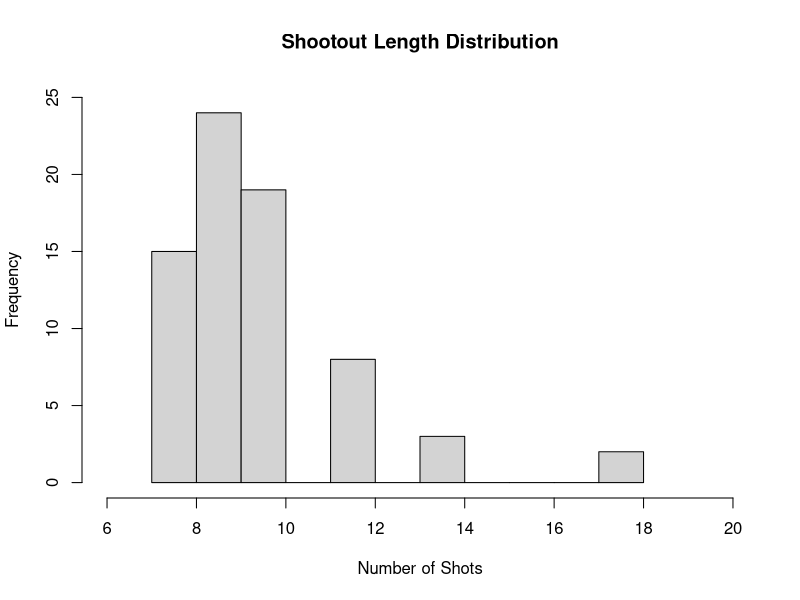

Write the R code that produced this figure. (Note: this script raises an error after producing the figure.)
library (caret)

#set WD
setwd("/Users/flo/Documents/CKME999/Capstone/CKME136 - Data Analytics Capstone/Data/PKs and PSs - FIFA WC EU UEFA CL/")


#import 3 tables in CSV format
rawShootOuts <- read.csv ("intlShootOuts.csv", stringsAsFactors=F)
rawKicks <- read.csv ("intlKicks.csv")
eplPK <- read.csv ("eplPK.csv")


#create table of Penantly Shootout Lengths
psLen <- rawShootOuts[,c(3, 7, 8, 11, 12),]
psLen$Total<-psLen$WinTaken+psLen$LoTaken

#inspect data
str(rawShootOuts)
str(rawKicks)
str(eplPK)

summary(psLen$Total)
hist(psLen$Total, main = "Shootout Length Distribution", xlab = "Number of Shots", xlim = range(6:20), ylim = range(0:25))
#Minimum shootout length is 7
#Maximum shootout length is 18
#Mean shootout length is just under 10 (9.775)

#Add conversion rate column to EPL PK data frame
eplPK$Rate <- eplPK$Scored / eplPK$Total

summary (eplPK$Rate)
summary (eplPK$Total)
#Lowest conversion rate for an EPL season was 70%
#Highest conversion rate for an EPL season was 97.56%
#Mean conversion rate for an EPL season 84.61%

#create data frames for each Major International Event - World Cup (WC), Euro (EU), Copa America (CA)
wcShootOuts <- rawShootOuts[rawShootOuts$Event == "WC", c("ID", "WinScored","LoScored","WinTaken","LoTaken")]
wcShootOuts$Rate <- (wcShootOuts$WinScored+wcShootOuts$LoScored)/(wcShootOuts$WinTaken+wcShootOuts$LoTaken)


euShootOuts <- rawShootOuts[rawShootOuts$Event == "EU", c("ID", "WinScored","LoScored","WinTaken","LoTaken")]
euShootOuts$Rate <- (euShootOuts$WinScored+euShootOuts$LoScored)/(euShootOuts$WinTaken+euShootOuts$LoTaken)


caShootOuts <- rawShootOuts[rawShootOuts$Event == "CA", c("ID", "WinScored","LoScored","WinTaken","LoTaken")]
caShootOuts$Rate <- (caShootOuts$WinScored+caShootOuts$LoScored)/(caShootOuts$WinTaken+caShootOuts$LoTaken)



#variance and means

wcMeanRate <- mean(wcShootOuts$Rate)
wcCumRate <- sum(wcShootOuts$WinScored+wcShootOuts$LoScored)/sum(wcShootOuts$WinTaken+wcShootOuts$LoTaken)
varWCRate <- var(wcShootOuts$Rate)
#mean rate > mean of shootout average conversion rates
#cum rate > this is the average conversion rate of all individual kicks (across all shootouts for the respective event)
#mean rate is an average of averages - the average for a shootout is taken, and mean rate is the average of the averate rates



euMeanRate <- mean(euShootOuts$Rate)
euCumRate <- sum(euShootOuts$WinScored+euShootOuts$LoScored)/sum(euShootOuts$WinTaken+euShootOuts$LoTaken)
varEURate <- var(euShootOuts$Rate)


caMeanRate <- mean(caShootOuts$Rate)
caCumRate <- sum(caShootOuts$WinScored+caShootOuts$LoScored)/sum(caShootOuts$WinTaken+caShootOuts$LoTaken)
varCARate <- var(caShootOuts$Rate)



eplMeanRate <- mean (eplPK$Rate)
eplCumRate <- sum(eplPK$Scored.)/sum(eplPK$Total)
varEPLRate <- var (eplPK$Rate)
  
  
#boxplots
#side by side comparison of World Cup Shootouts, European Championship Shootouts, Copa America Shootouts and EPL Penalty kicks
boxplot (wcShootOuts$Rate, euShootOuts$Rate, caShootOuts$Rate, eplPK$Rate,
         main = "Comparison of Conversion Rates across Events and Seasons",
         names = c("World Cup", "Euro", "Copa America", "EPL"),
         col = c("blue", "green", "red", "white"),
         border = "black",
         ylab = "Conversion Rate",
         varwidth = TRUE
         )

#OUTLIER
#In the Copa America set of shootouts there apperas to be one outlier.

caShootOuts$ID [which.min(caShootOuts$Rate)]
caShootOuts[caShootOuts$ID=='CA17',]


allShootOuts <- rawShootOuts[!rawShootOuts$ID == 'CA17',]
caShootOuts <- caShootOuts [!caShootOuts$ID == 'CA17',]

#remove CA17 kicks for data consistency
allKicks <- rawKicks [!rawKicks$ID == 'CA17',]

#save old CA mean and var for reference
caMeanRateOld <- caMeanRate
caCumRateOld <- caCumRate
varCARateOld <- varCARate

#new CA mean and var
caMeanRate <- mean(caShootOuts$Rate)
caCumRate <- sum(caShootOuts$WinScored+caShootOuts$LoScored)/sum(caShootOuts$WinTaken+caShootOuts$LoTaken)
varCARate <- var(caShootOuts$Rate)


#Add a Rate column to rawShootOuts
allShootOuts$Rate <- (allShootOuts$WinScored+allShootOuts$LoScored)/(allShootOuts$WinTaken+allShootOuts$LoTaken)

#all INTL mean and var
allMeanRate <- mean(allShootOuts$Rate)
allCumRate <- sum(allShootOuts$WinScored+allShootOuts$LoScored)/sum(allShootOuts$WinTaken+allShootOuts$LoTaken)
varAllRate <- var(allShootOuts$Rate)

#variances of Rates (Rate column):
# WC        0.02139835
# EU        0.01977132
# CA        0.01274551
# ALL INTL  0.019696
# EPL       0.0068859

#The EPL season conversion rates show a much smaller variance that the shootout conversion rates across all interionall shootouts.
# 0.006886 vs 0.019696

#wilcoxon sum rank test (non-parametric) since non-normal distrubtions
#95% // p < 0.05 will be considered statistically signifcant
#null hypothesis is that the medians are the same

#WC shootout conversion rates versus EPL season conversion rates
wilcox.test(wcShootOuts$Rate, eplPK$Rate)
## >p-value of 0.0000362 // The medians are significantly different; we reject the null hypothesis.

#EU shootout conversion rates versus EPL season conversion rates
wilcox.test(euShootOuts$Rate, eplPK$Rate)
## >p-value of 0.1234 // The medians are not significantly different; we fail to reject the null hypothesis.

#CA shootout conversion rates versus EPL season conversion rates
wilcox.test(caShootOuts$Rate, eplPK$Rate)
## >p-value of 0.05663 // The medians are not significantly different; fail to reject the null hypothesis.

#boxplots
#compare all 3 major international event shootouts to EPL penalty kicks

boxplot (allShootOuts$Rate, eplPK$Rate,
         main = "Conversion Rates - Major International Events vs EPL",
         names = c("All International", "EPL"),
         col = c("dark gray", "white"),
         border = "black",
         ylab = "Conversion Rate",
         varwidth = TRUE
)



#All INTL shootout conversion rates versus EPL season conversion rates
wilcox.test(allShootOuts$Rate, eplPK$Rate)
## >p-value of 0.000739 // The medians are significantly different; we reject the null hypothesis.



sum (eplPK$Total)/sum(c(allShootOuts$WinTaken, allShootOuts$LoTaken))
#In terms of total kicks, ther are almost 3 times as many kicks in the EPL penalty kicks data frame than the international shootouts data frame
#The boxplot for the EPL rates has a tighter range and a higher mean conversion rate



#density plot of conversion rates across all major international penalty shootouts compared to EPL season rates

plot (density(allShootOuts$Rate, cut= 0.3, to=1.0), main = "Penalty Shootout Conversion Rates", xlab = "Conversion Rate", ylim = c(0,5))
lines(density(eplPK$Rate), col = 'red')
legend ("topright", legend = c ("EPL", "International"), col = c("red", "black"), pch = 15)
#this plot is only for reference



#conversion rate across all kicks in penalty shootouts
sum(allKicks$Success) / nrow(allKicks)
#Conversion rate across all kicks in the 70 penalty shootouts is 75.54585%


#mean conversion rate for first 10 positions (note: all PS have atleast 6 kick)
posMeans <- data.frame("Pos"=c(1:10), "Avg"=NA)


for (i in 1:10){
  posMeans[i,2] <- mean (allKicks$Success[allKicks$KickNum == i])
}

print (posMeans)  

plot (posMeans$Pos, posMeans$Avg, type = "h", main = "Mean Conversion Rate by Position", ylab = "Conversion Rate", xlab = "Position within Shootout", ylim = c(0.5, 1),  axes=F)
#y-axis
axis(side = 2, at = seq(0.5,1,0.1), tck = -0.02)
axis(side = 1, at = seq (1:10))
points (posMeans$Avg, col = "dark red", pch = 16)
lines (seq(0.75,10.25, by = 0.5), rep (0.754585,20), col = "purple", lty = 3 )
#this plot shows the conversion rate, by position, for the first 10 positions
#the average across all positions (not ony the first 10) is also visible

#positons 2 and 5 have the highest rate (0.829) and position 8 has the lowest (0.6)
#the first 5 kicks all have conversion rates above the average
#4 of the 5 positions between 6 and 10 (inclusive) are below the average rate
#while we cannot say with significant certainty that the rates for positions 6-10 are lower than for 1-5
#we can say, in the real world, shooters within the first 5 positions have been more successful than in the next 5 positions





#create new data.frame with first 6 kicks from every shootouts and the winning team (a or b, a is odd/b is even)
#all shootouts consist of at least 3 full rounds (2 kicks per round - 1 from each team)

soF6 <- data.frame("ID"=allShootOuts$ID)

#get all the position 1, 2, 3, 4, 5 and 6th kicks to be combined with ID and Winner in a new data.frame

pos1 <- allKicks[allKicks$KickNum == 1, 'Success']
pos2 <- allKicks[allKicks$KickNum == 2, 'Success']
pos3 <- allKicks[allKicks$KickNum == 3, 'Success']
pos4 <- allKicks[allKicks$KickNum == 4, 'Success']
pos5 <- allKicks[allKicks$KickNum == 5, 'Success']
pos6 <- allKicks[allKicks$KickNum == 6, 'Success']


soF6<- cbind (soF6, pos1, pos2, pos3, pos4, pos5, pos6)


#Initialize blank columm
soF6$Winner <- NA

#Fill winner column - A for first team / B for Second team
win <- c()

for (i in 1:nrow(allShootOuts)){
  
  if (allShootOuts[i, 'ID']==soF6[i, 'ID']) {
    win[i] <- rawShootOuts[i, 'First']  
  }
}


#use next 2 lines for A and B to represent 1st team and 2nd team
win <- replace (win, win=='W', 'A')
win <- replace (win, win=='L', 'B')


#add updated data to Winner column
soF6$Winner <- win


#create subsets for First Kick, First 2 Kicks, First 4 Kicks and First 6 kicks

soF1 <- soF6[,c('ID', 'pos1', 'Winner')]
soF2 <- soF6[,c('ID', 'pos1', 'pos2', 'Winner')]
soF4 <- soF6[,c('ID', 'pos1', 'pos2', 'pos3', 'pos4', 'Winner')]
#Already have first 6 (soF6)




#modelling
#Naive-Bayes will be used
#Cross-fold training and testing will be used via trainControl() within train()
#we will compare the (a) accuracy and (b) kappa of the models 
#a simulation of 'random guesses' will also be run to act as baseline 
#this is to imitate a person guessing which team wins a penalty shootout



#set seed 
set.seed (1234)

#setup cross-fold setup for evaluating the model
#for confusion matrix need to use this one with savePredictions and classProbs
train_control <- trainControl(method="cv", number=7, savePredictions = "final", classProbs = T)

#the following grid settings will be used as after repated tests, these were the final values used
grid <- expand.grid(fL=c(0), usekernel=c(FALSE), adjust = 1)


cvModelF1 <- train(Winner~pos1, data=soF6, trControl=train_control, method="nb", tuneGrid = grid)
cvModelF2 <- train(Winner~pos1 + pos2, data=soF6, trControl=train_control, method="nb", tuneGrid = grid)
cvModelF4 <- train(Winner~pos1 + pos2 + pos3 + pos4, data=soF6, trControl=train_control, method="nb", tuneGrid = grid)
cvModelF6 <- train(Winner~pos1 + pos2 + pos3 + pos4 + pos5 + pos6, data=soF6, trControl=train_control, method="nb", tuneGrid = grid)

#Compare Accuracy and Kappa across the 4 models:
cvModels <- data.frame ("Model" = NA, "Accuracy" = NA, "Accuracy SD" = NA, "Kappa" = NA, "Kappa SD" = NA)
cvModels [1,] <- c("First 1", cvModelF1$results$Accuracy, cvModelF1$results$AccuracySD, cvModelF1$results$Kappa, cvModelF1$results$KappaSD)
cvModels [2,] <- c("First 2", cvModelF2$results$Accuracy, cvModelF2$results$AccuracySD, cvModelF2$results$Kappa, cvModelF2$results$KappaSD)
cvModels [3,] <- c("First 4", cvModelF4$results$Accuracy, cvModelF4$results$AccuracySD, cvModelF4$results$Kappa, cvModelF4$results$KappaSD)
cvModels [4,] <- c("First 6", cvModelF6$results$Accuracy, cvModelF6$results$AccuracySD, cvModelF6$results$Kappa, cvModelF6$results$KappaSD)

#create a data frame for each of the models and 4 statistics associated with each
cvModels$Accuracy <- as.numeric(cvModels$Accuracy)
cvModels$Accuracy.SD <- as.numeric(cvModels$Accuracy.SD)
cvModels$Kappa <- as.numeric(cvModels$Kappa)
cvModels$Kappa.SD <- as.numeric(cvModels$Kappa.SD)
cvModels [ , 2:5] <- round (cvModels[ ,2:5], 4)
summary(cvModels)


print(cvModels)

#from this we can see the following:
#The best model, after 6 kicks, produced an accuracy of 0.6571 with a kappa of 0.3143
#There is not much difference between the first 2 models (F1 vs F2) or last 2 models (F4 vs F6)


#generalized linear model
glmModelF1 <- train(Winner~pos1, data=soF6, trControl=train_control, method="glm")
glmModelF2 <- train(Winner~pos1 + pos2, data=soF6, trControl=train_control, method="glm")
glmModelF4 <- train(Winner~pos1 + pos2 + pos3 + pos4, data=soF6, trControl=train_control, method="glm")
glmModelF6 <- train(Winner~pos1 + pos2 + pos3 + pos4 + pos5 + pos6, data=soF6, trControl=train_control, method="glm")


#Compare Accuracy and Kappa across the 4 models:
glmModels <- data.frame ("Model" = NA, "Accuracy" = NA, "Accuracy SD" = NA, "Kappa" = NA, "Kappa SD" = NA)
glmModels [1,] <- c("First 1", glmModelF1$results$Accuracy, glmModelF1$results$AccuracySD, glmModelF1$results$Kappa, glmModelF1$results$KappaSD)
glmModels [2,] <- c("First 2", glmModelF2$results$Accuracy, glmModelF2$results$AccuracySD, glmModelF2$results$Kappa, glmModelF2$results$KappaSD)
glmModels [3,] <- c("First 4", glmModelF4$results$Accuracy, glmModelF4$results$AccuracySD, glmModelF4$results$Kappa, glmModelF4$results$KappaSD)
glmModels [4,] <- c("First 6", glmModelF6$results$Accuracy, glmModelF6$results$AccuracySD, glmModelF6$results$Kappa, glmModelF6$results$KappaSD)

#create a data frame for each of the models and 4 statistics associated with each
glmModels$Accuracy <- as.numeric(glmModels$Accuracy)
glmModels$Accuracy.SD <- as.numeric(glmModels$Accuracy.SD)
glmModels$Kappa <- as.numeric(glmModels$Kappa)
glmModels$Kappa.SD <- as.numeric(glmModels$Kappa.SD)
glmModels [ , 2:5] <- round (glmModels[ ,2:5], 4)
summary(glmModels)

print (glmModels)
#what we can see referencing the linear models is:
#the same order exists whereby the the Accuracy drops from F1 to F2 and then increases from F2 to F4 and F4 to F6
# >> F6 > F4 > F1 > F2 in terms of accuracy for both NB and GLM
#that said, we will be using the NB results as we believe it better fits the problem, and the existing 'ignorance' within the problem and available data



#simulation of guessing winner randomly
#set number of runs for the simulations where each run places a guess for the number of events in our data (soF6)

set.seed (1234)
numberOfRuns = 1000
numberOfGuesses = nrow(soF6)

runs <- data.frame ("RunNum" = 1:numberOfRuns, "Correct" = as.integer(NA))

for (i in 1:numberOfRuns) {
  guesses <- sample (c("A","B"), numberOfGuesses, rep = T)
  runs[i,"Correct"] <- sum(guesses == soF6$Winner)
}

runs$'Accuracy (%)' <- round(runs$Correct/nrow(soF6),3) * 100

print (head(runs))
print (tail(runs))

summary (runs$Correct)
var (runs$Correct)
sd(runs$Correct)

# Percent correct for 3 std. dev. below mean
(mean (runs$Correct) - 3 * sd(runs$Correct)) / 70
# Percent correct for 3 std. dev. above mean
(mean (runs$Correct) + 3 * sd(runs$Correct)) / 70

hist (runs$`Accuracy (%)`, breaks = seq(30, 70, 1), main = "Distribution of Guess Accuracy", xlab = "Accuracy (%)" )

#as expected, guessing a binary outcome through thousands of trials will lead towarsd a normal distribution
#in this case, after 1000 runs, we have an average of 34.86 correct guesses (out of 70) with a variance of 17.87
#over time the expected guessing rate would be 50% with 99.7% of values falling between 32.8% and 67.6% in terms of percentage of correct guesses

#The 7-fold Naive Bayes model had an accuracy of 65.71% which is near the top of the 99.7% range of guess accuracy in the simulation.


#prediction based on input using cvModelF6 - this is the Naive-Bayes model based on the First 6 kicks
#run winPredict (with no arguments) to try
#prompts the user 6 times - goal or no goal - and then provides the predicted winner
#the first, third and fifth entries apply to team A and the second, fourth and sixth entries apply to team B


testing <- data.frame(pos1=NA, pos2=NA, pos3=NA, pos4=NA, pos5=NA, pos6=NA)

winPredict <- function (x = testing) {
  for (i in 1:6){
    testing[1,i] <- readline(prompt = "Goal (1) or Miss (0)?  ")
    testing[,i] <- as.integer (testing [,i])
  }

  print(predict (cvModelF6, testing))
}

winPredict ()

